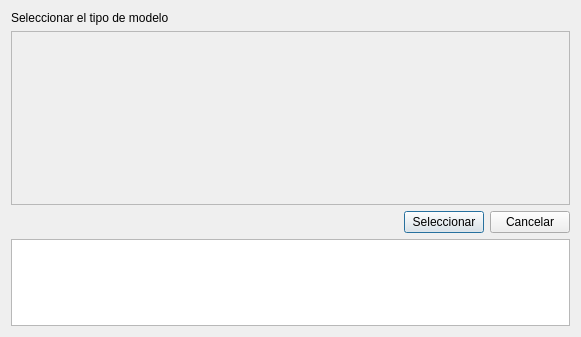
<?xml version="1.0" encoding="UTF-8"?>
<ui version="4.0">
 <class>DialogSeleccionModelo</class>
 <widget class="QDialog" name="DialogSeleccionModelo">
  <property name="geometry">
   <rect>
    <x>0</x>
    <y>0</y>
    <width>581</width>
    <height>337</height>
   </rect>
  </property>
  <property name="windowTitle">
   <string>Dialog</string>
  </property>
  <layout class="QVBoxLayout" name="verticalLayout">
   <item>
    <widget class="QLabel" name="label">
     <property name="text">
      <string>Seleccionar el tipo de modelo</string>
     </property>
    </widget>
   </item>
   <item>
    <widget class="QFrame" name="frModelos">
     <property name="sizePolicy">
      <sizepolicy hsizetype="Expanding" vsizetype="Expanding">
       <horstretch>0</horstretch>
       <verstretch>2</verstretch>
      </sizepolicy>
     </property>
     <property name="frameShape">
      <enum>QFrame::StyledPanel</enum>
     </property>
     <property name="frameShadow">
      <enum>QFrame::Raised</enum>
     </property>
    </widget>
   </item>
   <item>
    <layout class="QHBoxLayout" name="horizontalLayout">
     <item>
      <spacer name="horizontalSpacer">
       <property name="orientation">
        <enum>Qt::Horizontal</enum>
       </property>
       <property name="sizeHint" stdset="0">
        <size>
         <width>40</width>
         <height>20</height>
        </size>
       </property>
      </spacer>
     </item>
     <item>
      <widget class="QPushButton" name="pushButton">
       <property name="text">
        <string>Seleccionar</string>
       </property>
      </widget>
     </item>
     <item>
      <widget class="QPushButton" name="pushButton_2">
       <property name="text">
        <string>Cancelar</string>
       </property>
      </widget>
     </item>
    </layout>
   </item>
   <item>
    <widget class="QPlainTextEdit" name="teDescripcion">
     <property name="sizePolicy">
      <sizepolicy hsizetype="Expanding" vsizetype="Expanding">
       <horstretch>0</horstretch>
       <verstretch>1</verstretch>
      </sizepolicy>
     </property>
    </widget>
   </item>
  </layout>
 </widget>
 <resources/>
 <connections/>
</ui>
